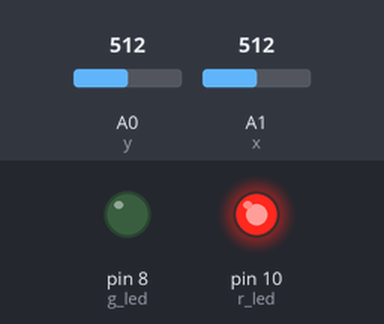
Simulated run of this sketch. Board: Arduino Uno, built with avr-gcc and run on an emulated ATmega328P. Shown: output pins drawn as LEDs (lit = HIGH). Inputs (shaded band) come from the test bench; at power-on: A0 (y) = 512, A1 (x) = 512. Not simulated (calls return 0 or success): WiFiConfig.h.

Above: at 0.1 s.
Timing chart, 0 to 1.6 s (numbered marks = the images above):
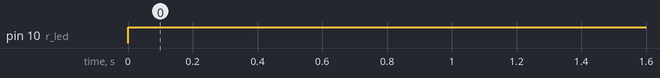

Measured:
- by itself, pin 10 (r_led): LOW → HIGH at 0.00 s

The sketch:

capstone_remote.ino
```cpp
#include <WiFiConfig.h>
const int g_led = 8;
const int r_led = 10;
const int x = 1;
const int y = 0;

uint8_t receiverAddress[] = {0x34, 0xB7, 0xDA, 0xF6, 0x3A, 0xCC};
RemoteData data;
int og_x = 0;
int og_y = 0;
const int max_value = 3500; //max and min values that detect the cotnroller to be resting
const int min_value = 3000;

void setup() {
  Serial.begin(115200);
  pinMode(x, INPUT);
  pinMode(y, INPUT);
  wifi_setup();
  peer_setup(receiverAddress);
  pinMode(r_led, OUTPUT);
  pinMode(g_led, OUTPUT);
}
void loop() {
  og_y = analogRead(y);
  og_x = analogRead(x);

  //DEFAULT CASE: CAR IS RESTING/CONTROLLER IS DIAGONAL OR RESTING I chose to make this simple and remove diagonal inputs because regardless of diagonal inputs the car is still aboe to go any direction
  data.vx = 0;
  data.vy = 0;
  data.sw = 0;
  digitalWrite(r_led, HIGH);
  digitalWrite(g_led, LOW);

//if one direction is resting and the other is moving send data to car to move
if ( ( (og_x < max_value && og_x > min_value) && (og_y < min_value || og_y > max_value) ) || ( (og_y < max_value && og_y > min_value) && (og_x < min_value || og_x > max_value) ) )
{
  digitalWrite(r_led, LOW);
  digitalWrite(g_led, HIGH);
  if (og_x < max_value && og_x > min_value) //if the x direction is in rest
  {
    if (og_y < min_value) //y direction(right - left) is negative
    {
      data.vy = map(og_y, 0, min_value-1, 126, 1);
    }
    else //y direction is positive
    {
      data.vy = map(og_y, max_value+1, 4095, 127, 255);
    }
  }
  else //x direction is not in rest
  {
    if (og_x < min_value) //x is negative(backwards)
    {
      data.vx = map(og_x, 0, min_value-1, 126, 1);
    }
    else
    {
      data.vx = map(og_x, max_value+1, 4095, 127, 255);
    }
  }
}
}
```
